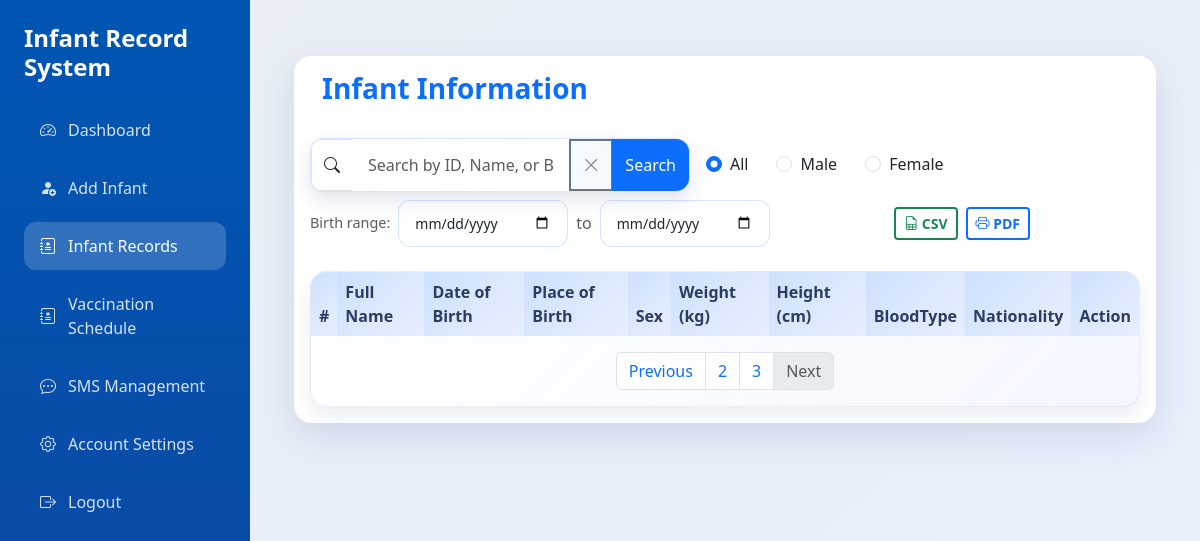
The page /viewinfant.php?page=4 on the database as committed earlier.
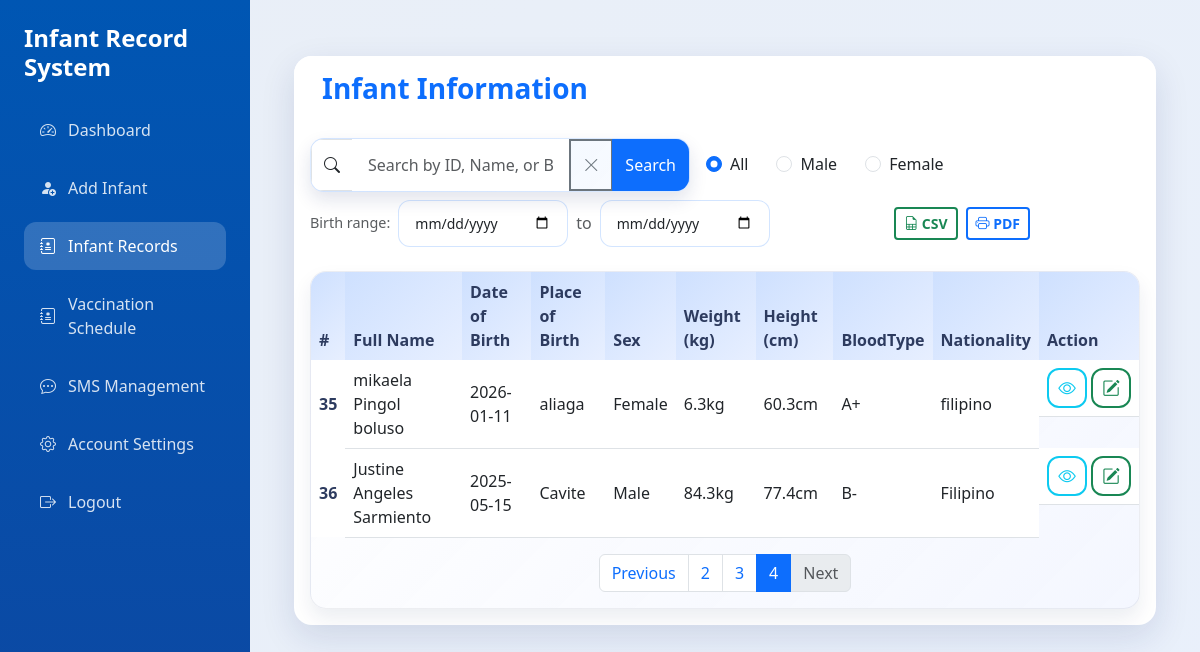
The same page on the database as committed later.
### tables this page shows
CREATE TABLE `infantinfo` (
  `id` int(11) NOT NULL,
  `firstname` varchar(25) NOT NULL,
  `middlename` varchar(255) DEFAULT NULL,
  `surname` varchar(25) NOT NULL,
  `dateofbirth` varchar(25) NOT NULL,
  `placeofbirth` varchar(25) NOT NULL,
  `sex` enum('Male','Female') DEFAULT NULL,
  `weight` double NOT NULL,
  `height` double NOT NULL,
  `remarks` varchar(255) DEFAULT NULL,
  `bloodtype` varchar(5) NOT NULL,
  `nationality` varchar(25) NOT NULL,
  `parent_id` int(11) DEFAULT NULL
);

### viewinfant.php (the view, shortened to what the changed rows need)
<?php
include 'dbForm.php';
$role = $_SESSION['user']['role'] ?? '';
$isParent = ($role === 'parent');
?>
<!DOCTYPE html>
<html lang="en">
<head>
    <link rel="stylesheet" href="https://cdn.jsdelivr.net/npm/bootstrap@5.3.0/dist/css/bootstrap.min.css">
    <link rel="stylesheet" href="https://cdn.jsdelivr.net/npm/bootstrap-icons/font/bootstrap-icons.css">
    <link rel="stylesheet" href="assets/css/theme.css">
</head>
<body>
    <div class="content-area">
        <div class="container-fluid mt-4">
            <div class="card card-shadow">
                <div class="card-body">
                    <div class="table-modern table-modern-elevated">
                        <div class="table-responsive">
                            <table class="table table-hover align-middle mb-0">
                                <thead>
                                    <tr>
                                        <th scope="col">#</th>
                                        <th scope="col">Full Name</th>
                                        <th scope="col">Date of Birth</th>
                                        <th scope="col">Place of Birth</th>
                                        <th scope="col">Sex</th>
                                        <th scope="col">Weight (kg)</th>
                                        <th scope="col">Height (cm)</th>
                                        <th scope="col">BloodType</th>
                                        <th scope="col">Nationality</th>
                                        <th scope="col">Action</th>
                                    </tr>
                                </thead>
                                <tbody>
                                    <?php
                                    $search = (!$isParent && isset($_GET['search'])) ? mysqli_real_escape_string($con, $_GET['search']) : '';
                                    $sex_filter = (!$isParent && isset($_GET['sex']) && in_array($_GET['sex'], ['Male', 'Female'])) ? $_GET['sex'] : '';
                                    $birth_from = '';
                                    $birth_to = '';
                                    $per_page = 10;
                                    $page = isset($_GET['page']) ? (int) $_GET['page'] : 1;
                                    $offset = ($page - 1) * $per_page;
                                    $parentIdFilter = 0;
                                    if ($isParent && $parentIdFilter > 0) {
                                        $where = "parent_id = $parentIdFilter";
                                        if (!empty($search)) {
                                            $where .= " AND (id LIKE '%$search%' OR firstname LIKE '%$search%' OR middlename LIKE '%$search%' OR surname LIKE '%$search%' OR placeofbirth LIKE '%$search%')";
                                        }
                                        if (!empty($sex_filter)) {
                                            $where .= " AND sex = '" . mysqli_real_escape_string($con, $sex_filter) . "'";
                                        }
                                        if (!empty($birth_from)) {
                                            $where .= " AND dateofbirth >= '" . mysqli_real_escape_string($con, $birth_from) . "'";
                                        }
                                        if (!empty($birth_to)) {
                                            $where .= " AND dateofbirth <= '" . mysqli_real_escape_string($con, $birth_to) . "'";
                                        }
                                    } else {
                                        $where = '1';
                                    }
                                    $count_sql = "SELECT COUNT(*) AS total FROM infantinfo WHERE $where";
                                    $count_res = mysqli_query($con, $count_sql);
                                    $total = 0;
                                    if ($count_res) {
                                        $row_count = mysqli_fetch_assoc($count_res);
                                        $total = (int) ($row_count['total'] ?? 0);
                                    }
                                    $total_pages = ($total > 0) ? (int) ceil($total / $per_page) : 1;
                                    $sql = "SELECT * FROM infantinfo WHERE $where ORDER BY id ASC LIMIT $offset, $per_page";
                                    $result = mysqli_query($con, $sql);
                                    if ($result) {
                                        if ($total === 0) {
                                            $colspan = 10;
                                            $msg = 'No results found.';
                                            if (!empty($search)) {
                                                $msg = 'No results found for "' . htmlspecialchars($search, ENT_QUOTES, 'UTF-8') . '".';
                                            }
                                            echo '<tr><td colspan="' . $colspan . '" class="text-center text-muted">' . $msg . '</td></tr>';
                                        } else {
                                            while ($row = mysqli_fetch_assoc($result)) {
                                                $id = $row['id'];
                                                $firstname = $row['firstname'];
                                                $middlename = $row['middlename'];
                                                $surname = $row['surname'];
                                                $fullName = trim(preg_replace('/\s+/', ' ', $firstname . ' ' . ($middlename ?? '') . ' ' . $surname));
                                                $dateofbirth = $row['dateofbirth'];
                                                $placeofbirth = $row['placeofbirth'];
                                                $sex = $row['sex'];
                                                $weight = $row['weight'];
                                                $height = $row['height'];
                                                $bloodtype = $row['bloodtype'];
                                                $nationality = $row['nationality'];
                                                $parentIdForInfant = isset($row['parent_id']) ? (int) $row['parent_id'] : 0;
                                                $viewDetailsUrl = 'view_details.php?parent_id=' . $parentIdForInfant;
                                                ?>
                                                <tr>
                                                    <th scope="row"><?php echo $id; ?></th>
                                                    <td><?php echo $fullName; ?></td>
                                                    <td><?php echo $dateofbirth; ?></td>
                                                    <td><?php echo $placeofbirth; ?></td>
                                                    <td><?php echo $sex; ?></td>
                                                    <td><?php echo $weight !== null && $weight !== '' ? htmlspecialchars($weight, ENT_QUOTES, 'UTF-8') . 'kg' : '—'; ?></td>
                                                    <td><?php echo $height !== null && $height !== '' ? htmlspecialchars($height, ENT_QUOTES, 'UTF-8') . 'cm' : '—'; ?></td>
                                                    <td><?php echo $bloodtype; ?></td>
                                                    <td><?php echo $nationality; ?></td>
                                                    <td class="d-flex gap-1 justify-content-center action-icons">
                                                        <a href="<?php echo htmlspecialchars($viewDetailsUrl); ?>" class="btn btn-outline-info btn-sm" title="View Details">
                                                            <i class="bi bi-eye"></i>
                                                        </a>
                                                        <?php if (!$isParent): ?>
                                                            <button class="btn btn-outline-success btn-sm" data-bs-toggle="modal" data-bs-target="#formModal_<?php echo $id; ?>" title="Edit"><i class="bi bi-pencil-square"></i></button>
                                                        <?php endif; ?>
                                                    </td>
                                                </tr>
                                                <?php
                                            }
                                        }
                                    }
                                    ?>
                                </tbody>
                            </table>
                            <?php if (isset($total_pages) && $total_pages > 1): ?>
                                <nav aria-label="Page navigation">
                                    <ul class="pagination justify-content-center mt-3">
                                        <?php
                                        $search_param = $search !== '' ? '&search=' . urlencode($search) : '';
                                        $sex_param = (isset($_GET['sex']) && in_array($_GET['sex'], ['Male', 'Female'])) ? '&sex=' . urlencode($_GET['sex']) : (isset($_GET['sex']) && $_GET['sex'] === '' ? '&sex=' : '');
                                        $birth_from_param = (!empty($birth_from)) ? '&birth_from=' . urlencode($birth_from) : (isset($_GET['birth_from']) && $_GET['birth_from'] === '' ? '&birth_from=' : '');
                                        $birth_to_param = (!empty($birth_to)) ? '&birth_to=' . urlencode($birth_to) : (isset($_GET['birth_to']) && $_GET['birth_to'] === '' ? '&birth_to=' : '');
                                        ?>
                                        <?php
                                        $start = max(1, $page - 2);
                                        $end = min($total_pages, $page + 2);
                                        for ($p = $start; $p <= $end; $p++):
                                        ?>
                                            <li class="page-item <?php echo ($p === $page) ? 'active' : ''; ?>"><a class="page-link" href="viewinfant.php?page=<?php echo $p . $search_param . $sex_param . $birth_from_param . $birth_to_param; ?>"><?php echo $p; ?></a></li>
                                        <?php endfor; ?>
                                    </ul>
                                </nav>
                            <?php endif; ?>
                        </div>
                    </div>
                </div>
            </div>
</body>
</body>
</html>

Rows that differ between the two databases and show on the page:
added infantinfo: id "35", fullName "mikaela Pingol boluso", dateofbirth "2026-01-11", placeofbirth "aliaga", sex "Female", weight "6.3", height "60.3", bloodtype "A+", nationality "filipino"
added infantinfo: id "36", fullName "Justine Angeles Sarmiento", dateofbirth "2025-05-15", placeofbirth "Cavite", sex "Male", weight "84.3", height "77.4", bloodtype "B-", nationality "Filipino"
Other text that changed with them:
new list line: "4"
